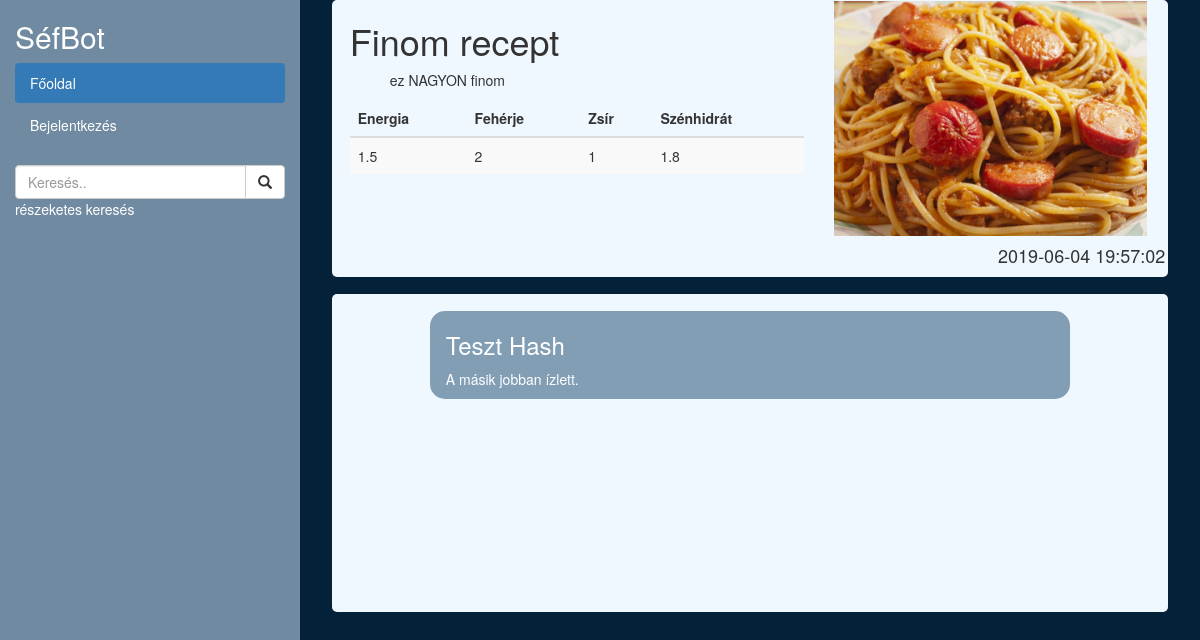
/recept.php?id=2, run on the app's committed database.
### tables this page shows
CREATE TABLE `recept` (
  `id` int(11) NOT NULL,
  `szerzo_id` int(11) DEFAULT NULL,
  `neve` varchar(20) NOT NULL,
  `leiras` varchar(5000) NOT NULL,
  `energia` double DEFAULT NULL,
  `feherje` double DEFAULT NULL,
  `zsir` double DEFAULT NULL,
  `szenhidrat` double DEFAULT NULL,
  `mikor` datetime NOT NULL DEFAULT CURRENT_TIMESTAMP
);

CREATE TABLE `hozzaszolasok` (
  `recept_id` int(11) DEFAULT NULL,
  `ki` int(11) DEFAULT NULL,
  `mit` varchar(255) DEFAULT NULL
);

CREATE TABLE `felhasznalok` (
  `id` int(11) NOT NULL,
  `username` varchar(20) NOT NULL,
  `jelszo` varchar(300) NOT NULL,
  `email` varchar(100) NOT NULL,
  `pont` int(5) NOT NULL DEFAULT '0',
  `bejelentkezve` datetime DEFAULT NULL
);

### recept.php (the view, shortened to what this page needs)
<?php
include_once 'include/menu.php'
?>
<?php
$id=$_GET['id'];
$sql = "SELECT * FROM recept where $id=id";
$result = $conn->query($sql);
?>
<?php if ($result->num_rows > 0) {
        while($row = $result->fetch_assoc()) {
            echo "<div class='doboz'>
                    <div class='row'>
                        <div class='col-sm-7'>
                            <h1>".$row["neve"]."</h1>";
                            echo"
                            <p><ol>".$row["leiras"]."</ol></p>
                            <table class=\"table table-striped\">
    <thead>
      <tr>
        <th>Energia</th>
        <th>Fehérje</th>
        <th>Zsír</th>
        <th>Szénhidrát</th>
      </tr>
    </thead>
    <tbody>
      <tr>
        <td>".$row["energia"]."</td>
        <td>".$row["feherje"]."</td>
        <td>".$row["zsir"]."</td>
        <td>".$row["szenhidrat"]."</td>
      </tr>
    </tbody>
  </table>
                        </div>";
                        echo "<div class='col-sm-5'>
                            <img class='img-fluid' src='include/img/".$row["id"].".jpg'>
                        </div>
                    <h4 style='float:right'>".$row["mikor"]."</h4>
                    </div>
            </div>";
        }
    } else {
        echo "0 results";
    }
    ?>
<div class="doboz" style="padding-top: 2%;">
    <div style=" height:300px; overflow-y: auto;">
    <?php
    $sql2 = "SELECT mit, username FROM hozzaszolasok, felhasznalok where $id=hozzaszolasok.recept_id AND hozzaszolasok.ki=felhasznalok.id";
    $result = $conn->query($sql2);
    if ($result->num_rows > 0) {
    while($row = $result->fetch_assoc()) {
    echo "
<div class='mssgBox'>
<h3> ".$row["username"]."</h3>
    <p>".$row["mit"]."</p>
    </div>
";
    }}
    ?>
    </div>
</div>
</div>
</div>
</body>
</html>

### include/menu.php (style rules this page uses)
.doboz { background-color: aliceblue; border-radius: 5px 5px 5px 5px; margin-bottom: 2%; margin-left: 2%; margin-right: 2%; padding: 0.1% 2% 0.1% 2%; }
.doboz img { width: 99%; padding-top:0.1%; padding-bottom: 0.1%; }
body { background-color: #04213A; }
.mssgBox { margin-right: 10%; margin-left: 10%; margin-bottom: 2%; background-color: #829eb5; border-radius: 15px 15px 15px 15px; padding: 0.1% 2% 0.1% 2%; color: white; }

### data on the page
recept: neve "Finom recept", leiras "ez NAGYON finom", energia "1.5", feherje "2", zsir "1", szenhidrat "1.8", mikor "2019-06-04 19:57:02"
hozzaszolasok: ki.username "Teszt Hash", mit "A másik jobban ízlett."
